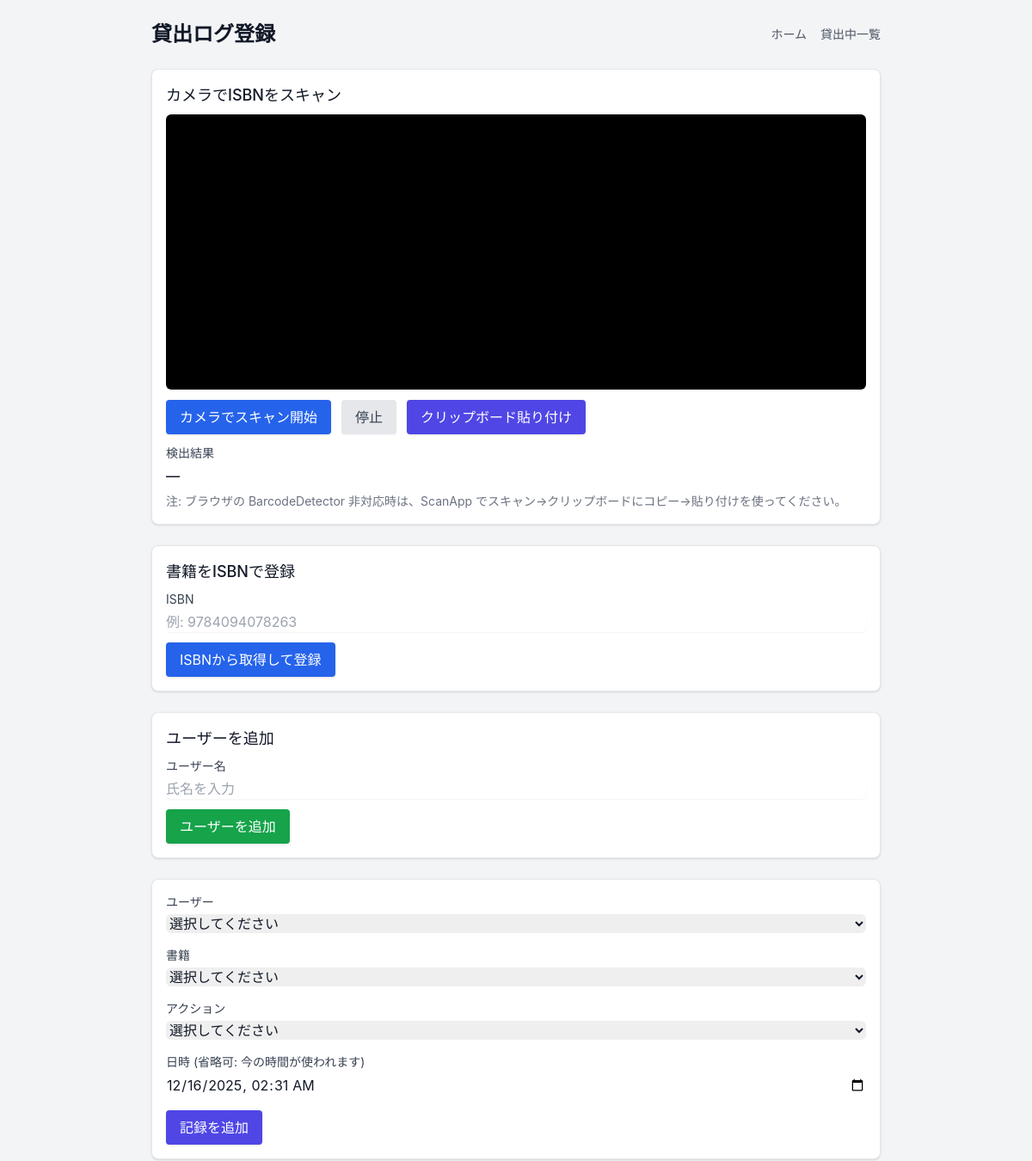
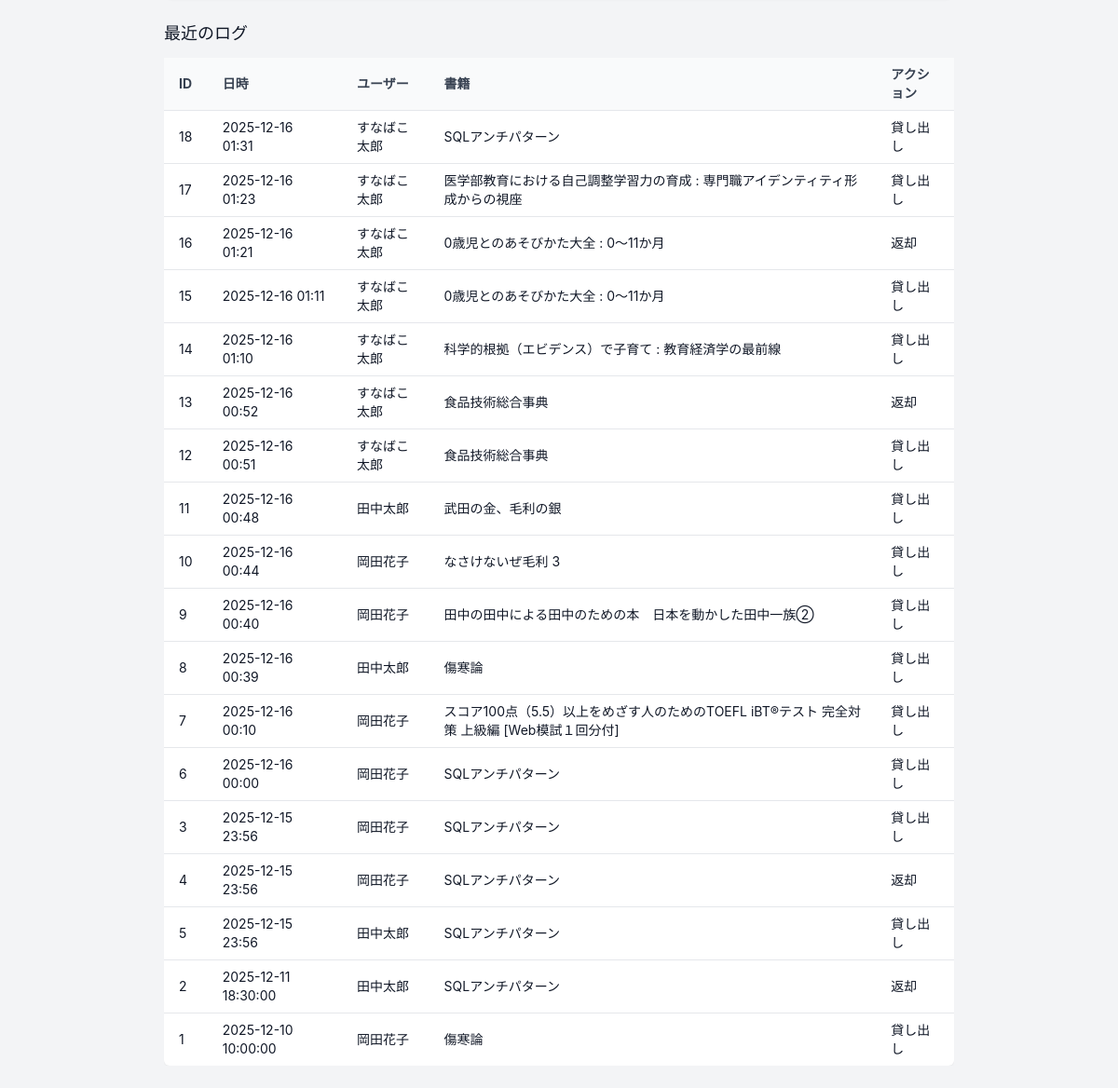
The page / on the database its author committed (2 pictures, top to bottom).
### tables this page shows
CREATE TABLE loan_logs (
  loan_id     INTEGER PRIMARY KEY AUTOINCREMENT,
  logged_at   DATETIME NOT NULL,    -- 貸し出し/返却を行った日時
  user_id     INTEGER NOT NULL,
  isbn        TEXT    NOT NULL,
  action_id   INTEGER NOT NULL,     -- ここが「区分ID（行動）」に相当

  FOREIGN KEY (user_id)   REFERENCES users(user_id),
  FOREIGN KEY (isbn)      REFERENCES books(isbn),
  FOREIGN KEY (action_id) REFERENCES actions(action_id)
);

CREATE TABLE users (
  user_id INTEGER PRIMARY KEY,
  name    TEXT NOT NULL
);

CREATE TABLE books (
  isbn        TEXT PRIMARY KEY,
  title       TEXT NOT NULL,
  category_id INTEGER NOT NULL,
  FOREIGN KEY (category_id) REFERENCES categories(category_id)
);

CREATE TABLE actions (
  action_id   INTEGER PRIMARY KEY,
  action_name TEXT    NOT NULL UNIQUE
  -- action_name は '貸し出し' / '返却' を想定
);

### app.py (the view)
@app.route('/')
def index():
    conn = get_db_connection()
    users = conn.execute('SELECT user_id, name FROM USERS ORDER BY name').fetchall()
    books = conn.execute('SELECT isbn, title FROM BOOKS ORDER BY title').fetchall()
    actions = conn.execute('SELECT action_id, action_name FROM ACTIONS ORDER BY action_id').fetchall()
    logs = conn.execute(
        '''
        SELECT L.loan_id, L.logged_at, U.name as user_name, B.title as book_title, B.isbn, A.action_name
        FROM LOAN_LOGS L
        LEFT JOIN USERS U ON L.user_id = U.user_id
        LEFT JOIN BOOKS B ON L.isbn = B.isbn
        LEFT JOIN ACTIONS A ON L.action_id = A.action_id
        ORDER BY L.logged_at DESC
        LIMIT 20
        '''
    ).fetchall()
    conn.close()
    return render_template('index.html', users=users, books=books, actions=actions, logs=logs)

### app.py (called while the page is built)
def get_db_connection():
    conn = sqlite3.connect(DB_PATH, detect_types=sqlite3.PARSE_DECLTYPES)
    conn.row_factory = sqlite3.Row
    return conn

### templates/index.html (shortened to what this page needs)
{% extends 'layout.html' %}
{% block content %}
  <section id="scanner" class="scanner bg-white shadow rounded-lg border border-gray-200 p-4 mb-6 card-fallback">
    <h2 class="text-lg font-medium mb-2">カメラでISBNをスキャン</h2>
    <div class="mb-3">
      <video id="scanner-video" playsinline autoplay muted class="w-full h-auto bg-black rounded-md" style="max-height:320px;"></video>
    </div>
    <div class="flex gap-3 mb-3">
      <button type="button" id="scan-start" class="bg-blue-600 text-white px-4 py-2 rounded shadow hover:bg-blue-700 focus:outline-none focus:ring-2 focus:ring-blue-400">カメラでスキャン開始</button>
      <button type="button" id="scan-stop" disabled class="bg-gray-200 text-gray-700 px-4 py-2 rounded shadow-sm hover:bg-gray-300 focus:outline-none focus:ring-2 focus:ring-gray-300">停止</button>
      <button type="button" id="paste-isbn" class="bg-indigo-600 text-white px-4 py-2 rounded shadow hover:bg-indigo-700 focus:outline-none focus:ring-2 focus:ring-indigo-400">クリップボード貼り付け</button>
    </div>
    <div class="mb-2">
      <label class="block text-sm text-gray-700">検出結果</label>
      <div id="scanned_result" class="mt-1 text-base font-medium text-gray-900">—</div>
    </div>
    <p class="text-sm text-gray-500">注: ブラウザの BarcodeDetector 非対応時は、ScanApp でスキャン→クリップボードにコピー→貼り付けを使ってください。</p>
  </section>
  <section class="isbn-register bg-white shadow rounded-lg border border-gray-200 p-4 mb-6 card-fallback">
    <h2 class="text-lg font-medium mb-2">書籍をISBNで登録</h2>
    <form method="post" action="/add_book" class="space-y-3">
      <div>
        <label class="block text-sm text-gray-700">ISBN</label>
        <input class="mt-1 block w-full border-gray-200 rounded-md shadow-sm" type="text" name="isbn_new" placeholder="例: 9784094078263" required>
      </div>
      <div>
        <button class="inline-block bg-blue-600 text-white px-4 py-2 rounded shadow hover:bg-blue-700 focus:outline-none focus:ring-2 focus:ring-blue-400" type="submit">ISBNから取得して登録</button>
      </div>
    </form>
  </section>
  <section class="user-register bg-white shadow rounded-lg border border-gray-200 p-4 mb-6 card-fallback">
    <h2 class="text-lg font-medium mb-2">ユーザーを追加</h2>
    <form method="post" action="/add_user" class="space-y-3">
      <div>
        <label class="block text-sm text-gray-700">ユーザー名</label>
        <input class="mt-1 block w-full border-gray-200 rounded-md shadow-sm" type="text" name="user_name_new" placeholder="氏名を入力" required>
      </div>
      <div>
        <button class="inline-block bg-green-600 text-white px-4 py-2 rounded shadow hover:bg-green-700 focus:outline-none focus:ring-2 focus:ring-green-400" type="submit">ユーザーを追加</button>
      </div>
    </form>
  </section>
  <form method="post" action="/submit" class="bg-white shadow rounded-lg border border-gray-200 p-4 mb-6 space-y-4 card-fallback">
    <div>
      <label class="block text-sm text-gray-700">ユーザー</label>
      <select class="mt-1 block w-full border-gray-200 rounded-md" name="user_id" required>
        <option value="">選択してください</option>
      </select>
    </div>
    <div>
      <label class="block text-sm text-gray-700">書籍</label>
      <select class="mt-1 block w-full border-gray-200 rounded-md" name="isbn" required>
        <option value="">選択してください</option>
      </select>
    </div>
    <div>
      <label class="block text-sm text-gray-700">アクション</label>
      <select class="mt-1 block w-full border-gray-200 rounded-md" name="action_id" required>
        <option value="">選択してください</option>
      </select>
    </div>
    <div>
      <label class="block text-sm text-gray-700">日時 (省略可: 今の時間が使われます)</label>
      <input class="mt-1 block w-full border-gray-200 rounded-md" type="datetime-local" name="logged_at" id="logged_at">
    </div>
      <div>
      <button class="bg-indigo-600 text-white px-4 py-2 rounded shadow hover:bg-indigo-700 focus:outline-none focus:ring-2 focus:ring-indigo-400" type="submit">記録を追加</button>
    </div>
  </form>
  <h2 class="text-lg font-medium mb-3">最近のログ</h2>
  <div class="overflow-x-auto">
    <table class="min-w-full bg-white rounded-md shadow-sm">
      <thead class="bg-gray-50 text-sm text-gray-700">
        <tr>
          <th class="px-4 py-2 text-left">ID</th>
          <th class="px-4 py-2 text-left">日時</th>
          <th class="px-4 py-2 text-left">ユーザー</th>
          <th class="px-4 py-2 text-left">書籍</th>
          <th class="px-4 py-2 text-left">アクション</th>
        </tr>
      </thead>
      <tbody class="text-sm">
        {% for l in logs %}
          <tr class="border-t">
            <td class="px-4 py-2">{{ l.loan_id }}</td>
            <td class="px-4 py-2">{{ l.logged_at }}</td>
            <td class="px-4 py-2">{{ l.user_name or '—' }}</td>
            <td class="px-4 py-2">{{ l.book_title or l.isbn }}</td>
            <td class="px-4 py-2">{{ l.action_name }}</td>
          </tr>
        {% else %}
          <tr><td colspan="5" class="px-4 py-4">まだログがありません。</td></tr>
        {% endfor %}
      </tbody>
    </table>
  </div>
{% endblock %}

### templates/layout.html (shortened to what this page needs)
<!doctype html>
<html lang="ja">
  <head>
    <script src="https://cdn.tailwindcss.com"></script>
    <link rel="stylesheet" href="/static/style.css">
  </head>
  <body>
    <div class="max-w-4xl mx-auto p-6">
      <header class="mb-6">
        <div class="flex items-center justify-between">
          <h1 class="text-2xl font-semibold">貸出ログ登録</h1>
          <nav class="text-sm text-gray-600">
            <a class="hover:underline mr-3" href="/">ホーム</a>
            <a class="hover:underline" href="/current_loans">貸出中一覧</a>
          </nav>
        </div>
      </header>
      {% block content %}{% endblock %}
    </div>
  </body>
</html>

### static/style.css (style rules this page uses)
body { font-family: -apple-system, BlinkMacSystemFont, 'Segoe UI', Roboto, 'Hiragino Kaku Gothic ProN', 'Meiryo', sans-serif; background:#f3f4f6; color:#111827; }
.card-fallback { background: #ffffff; border: 1px solid #e5e7eb; border-radius: 0.5rem; box-shadow: 0 8px 20px rgba(15,23,42,0.06); padding: 1rem; }

### rows shown on the page
loan_logs: loan_id "18", logged_at "2025-12-16 01:31", name "すなばこ太郎", title "SQLアンチパターン", action_name "貸し出し"
loan_logs: loan_id "17", logged_at "2025-12-16 01:23", name "すなばこ太郎", title "医学部教育における自己調整学習力の育成 : 専門職アイデンティティ形成からの視座", action_name "貸し出し"
loan_logs: loan_id "16", logged_at "2025-12-16 01:21", name "すなばこ太郎", title "0歳児とのあそびかた大全 : 0～11か月", action_name "返却"
loan_logs: loan_id "15", logged_at "2025-12-16 01:11", name "すなばこ太郎", title "0歳児とのあそびかた大全 : 0～11か月", action_name "貸し出し"
loan_logs: loan_id "14", logged_at "2025-12-16 01:10", name "すなばこ太郎", title "科学的根拠（エビデンス）で子育て : 教育経済学の最前線", action_name "貸し出し"
loan_logs: loan_id "13", logged_at "2025-12-16 00:52", name "すなばこ太郎", title "食品技術総合事典", action_name "返却"
loan_logs: loan_id "12", logged_at "2025-12-16 00:51", name "すなばこ太郎", title "食品技術総合事典", action_name "貸し出し"
loan_logs: loan_id "11", logged_at "2025-12-16 00:48", name "田中太郎", title "武田の金、毛利の銀", action_name "貸し出し"
loan_logs: loan_id "10", logged_at "2025-12-16 00:44", name "岡田花子", title "なさけないぜ毛利 3", action_name "貸し出し"
loan_logs: loan_id "9", logged_at "2025-12-16 00:40", name "岡田花子", title "田中の田中による田中のための本 日本を動かした田中一族②", action_name "貸し出し"
loan_logs: loan_id "8", logged_at "2025-12-16 00:39", name "田中太郎", title "傷寒論", action_name "貸し出し"
loan_logs: loan_id "7", logged_at "2025-12-16 00:10", name "岡田花子", title "スコア100点（5.5）以上をめざす人のためのTOEFL iBT®テスト 完全対策 上級編 [Web模試１回分付]", action_name "貸し出し"
loan_logs: loan_id "6", logged_at "2025-12-16 00:00", name "岡田花子", title "SQLアンチパターン", action_name "貸し出し"
loan_logs: loan_id "3", logged_at "2025-12-15 23:56", name "岡田花子", title "SQLアンチパターン", action_name "貸し出し"
loan_logs: loan_id "4", logged_at "2025-12-15 23:56", name "岡田花子", title "SQLアンチパターン", action_name "返却"
loan_logs: loan_id "5", logged_at "2025-12-15 23:56", name "田中太郎", title "SQLアンチパターン", action_name "貸し出し"
loan_logs: loan_id "2", logged_at "2025-12-11 18:30:00", name "田中太郎", title "SQLアンチパターン", action_name "返却"
loan_logs: loan_id "1", logged_at "2025-12-10 10:00:00", name "岡田花子", title "傷寒論", action_name "貸し出し"
